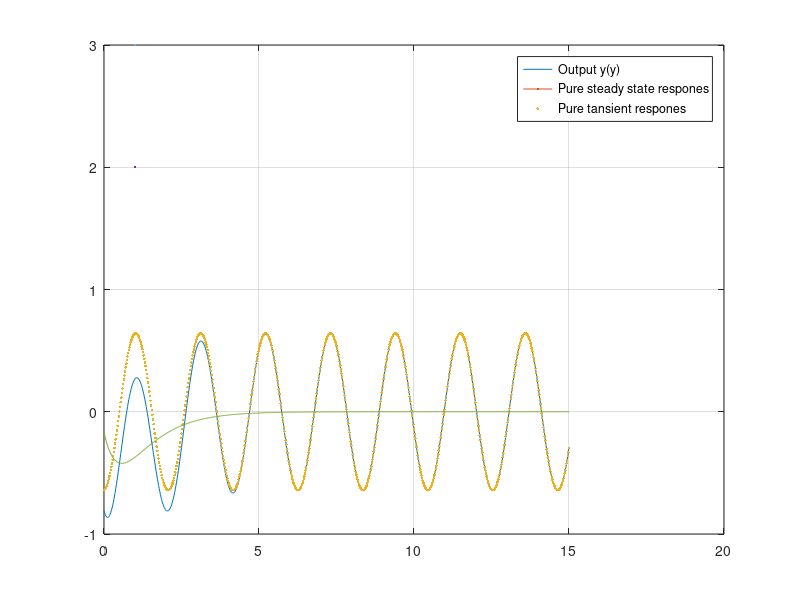

Recreate this plot in MATLAB. (Note: this script raises an error after producing the figure.)
clc
close all
clear 
%% part 1

t = 0:0.02:15;
y = -((3/2) * exp(-t)) + ((16/12)*exp(-2.*t)) - ((41/64)*cos(3.*t)-(3/65)*sin(3.*t));
yss = -((41/64)*cos(3.*t)-(3/65)*sin(3.*t));
yt = -((3/2) * exp(-t)) + ((16/12)*exp(-2.*t));

figure 
plot(t,y,LineWidth=3);
grid on 
hold on 
plot(t,yss,".",LineWidth=2)
plot(t,yt,LineWidth=3)
legend("Output y(y)","Pure steady state respones","Pure tansient respones")

%% part 2
K1 = 1;
K2 = 30;

for k = 1:4
s1(k) = lambertw(k, -(K1/3)*exp(1/3)) - 1/3;
s2(k) = lambertw(k, -(K2/3)*exp(1/3)) - 1/3;
end
transpose(s1)
transpose(s2)

%%
% plotting 

s = tf('s');


gr1 = (K1*exp(-s))/(3*s+1+exp(-s)*K1);
gd1 = (exp(-s))/(3*s+1+exp(-s)*K1);

gr2 = (K2*exp(-s))/(3*s+1+exp(-s)*K2);
gd2 = (exp(-s))/(3*s+1+exp(-s)*K2);


t = 0:0.01:15;

ref = ones(size(t));         
dis = sin(50*t);        

% Simulate response
y1_r = lsim(gr1, ref, t); % ref respones
y1_d = lsim(gd1, dis, t); % disterb respones
y1_total = y1_r + y1_d; % net respones

y2_r = lsim(gr2, ref, t); % ref respoens
y2_d = lsim(gd2, dis, t); % disterb respones
y2_total = y2_r + y2_d; % net respones


figure 
plot(t,y1_total,LineWidth =2)
grid on
legend("y(t) respones for K = 1")

figure
plot(t,y2_total,LineWidth =2)
grid on
legend("y(t) respones for K = 10")


%% part 3 

% plotting bode plot 
% Nyquist of L(s) = exp(-s)/(3s+1)

s = tf('s');

L = tf(1, [3 1]);      
L.InputDelay = 1;     

% Nyquist plot
figure; nyquist(L); grid on;
title('Nyquist Plot of L(s) = e^{-s}/(3s+1)');

hold on; plot(-1,0,'rx','MarkerSize',10,'LineWidth',2); hold off;

% bode plot (margins)
figure
margin(L)


%platting for gain increase of 30---

L = tf(30, [3 1]);      
L.InputDelay = 1;     

% Nyquist plot
figure; nyquist(L); grid on;
title('Nyquist Plot of L(s) = e^{-s}/(3s+1)');

hold on; plot(-1,0,'rx','MarkerSize',10,'LineWidth',2); hold off;

% bode plot (margins)
figure
margin(L)
